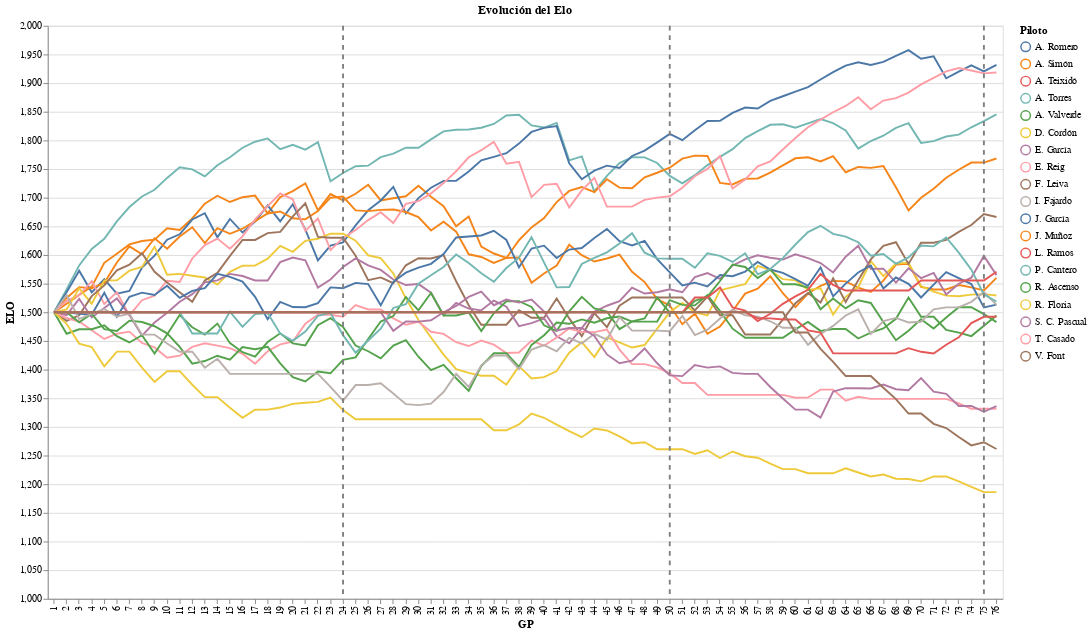

Here is the notebook cell this chart was saved with:
### Code cell
selector = alt.selection_point(fields=['Piloto'], bind='legend', toggle='true')

linea_temporada1 = alt.Chart(pd.DataFrame({'GP': [24]})).mark_rule(
    color='gray',
    strokeDash=[5, 5],
    size=2
).encode(
    x='GP:O'
)
linea_temporada2 = alt.Chart(pd.DataFrame({'GP': [50]})).mark_rule(
    color='gray',
    strokeDash=[5, 5],
    size=2
).encode(
    x='GP:O'
)
linea_temporada3 = alt.Chart(pd.DataFrame({'GP': [75]})).mark_rule(
    color='gray',
    strokeDash=[5, 5],
    size=2
).encode(
    x='GP:O'
)
chart_base = alt.Chart(dataframeElos).mark_line().encode(
    x='GP:O',
    y=alt.Y('ELO:Q', scale=alt.Scale(domain=[1000,2000])),
    color='Piloto:N',
    opacity=alt.condition(selector, alt.value(1), alt.value(0.1))
).add_params(
    selector
)
tooltip = alt.Chart(dataframeElos).mark_point(
    opacity=0  # invisible
).encode(
    x='GP:O',
    y=alt.Y('ELO:Q', scale=alt.Scale(domain=[1000,2000])),
    color='Piloto:N',
    tooltip=['ELO:Q']
)

chart_final = (chart_base + linea_temporada1+linea_temporada2+linea_temporada3+tooltip).properties(
    width=1000,
    height=600,
    title='Evolución del Elo'
)
chart_final

### Figure 1 — Vega-Lite specification as saved in the notebook (floating-point values rounded to 4 significant figures; data arrays with more than 128 entries replaced by an {"elided": "..."} marker saying what was removed)
{"config": {"view": {"continuousWidth": 300, "continuousHeight": 300}}, "layer": [{"data": {"name": "data-ff7724434a5b639dc1822b594820495d"}, "mark": {"type": "line"}, "encoding": {"color": {"field": "Piloto", "type": "nominal"}, "opacity": {"condition": {"param": "param_18", "value": 1}, "value": 0.1}, "x": {"field": "GP", "type": "ordinal"}, "y": {"field": "ELO", "scale": {"domain": [1000, 2000]}, "type": "quantitative"}}, "name": "view_18"}, {"data": {"name": "data-14295def94170c37ade63d7ce679a333"}, "mark": {"type": "rule", "color": "gray", "size": 2, "strokeDash": [5, 5]}, "encoding": {"x": {"field": "GP", "type": "ordinal"}}}, {"data": {"name": "data-8f21f609cee76ccc639b8b653eb23236"}, "mark": {"type": "rule", "color": "gray", "size": 2, "strokeDash": [5, 5]}, "encoding": {"x": {"field": "GP", "type": "ordinal"}}}, {"data": {"name": "data-039bcbdb345252e7f0b993a7b2f8931e"}, "mark": {"type": "rule", "color": "gray", "size": 2, "strokeDash": [5, 5]}, "encoding": {"x": {"field": "GP", "type": "ordinal"}}}, {"data": {"name": "data-ff7724434a5b639dc1822b594820495d"}, "mark": {"type": "point", "opacity": 0}, "encoding": {"color": {"field": "Piloto", "type": "nominal"}, "tooltip": [{"field": "ELO", "type": "quantitative"}], "x": {"field": "GP", "type": "ordinal"}, "y": {"field": "ELO", "scale": {"domain": [1000, 2000]}, "type": "quantitative"}}}], "height": 600, "params": [{"name": "param_18", "select": {"type": "point", "fields": ["Piloto"], "toggle": "true"}, "bind": "legend", "views": ["view_18"]}], "title": "Evolución del Elo", "width": 1000, "$schema": "https://vega.github.io/schema/vega-lite/v5.20.1.json", "datasets": {"data-ff7724434a5b639dc1822b594820495d": {"elided": "1444 records"}, "data-14295def94170c37ade63d7ce679a333": [{"GP": 24}], "data-8f21f609cee76ccc639b8b653eb23236": [{"GP": 50}], "data-039bcbdb345252e7f0b993a7b2f8931e": [{"GP": 75}]}}
